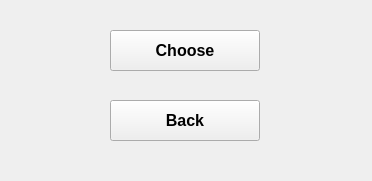
<?xml version="1.0" encoding="UTF-8"?>
<ui version="4.0">
 <class>Form</class>
 <widget class="QWidget" name="Form">
  <property name="geometry">
   <rect>
    <x>0</x>
    <y>0</y>
    <width>372</width>
    <height>181</height>
   </rect>
  </property>
  <property name="minimumSize">
   <size>
    <width>372</width>
    <height>181</height>
   </size>
  </property>
  <property name="maximumSize">
   <size>
    <width>372</width>
    <height>181</height>
   </size>
  </property>
  <property name="windowTitle">
   <string>CNC_UI</string>
  </property>
  <widget class="QPushButton" name="add_btn">
   <property name="geometry">
    <rect>
     <x>110</x>
     <y>30</y>
     <width>150</width>
     <height>41</height>
    </rect>
   </property>
   <property name="font">
    <font>
     <family>Arial</family>
     <pointsize>12</pointsize>
     <weight>75</weight>
     <bold>true</bold>
    </font>
   </property>
   <property name="text">
    <string>Choose</string>
   </property>
  </widget>
  <widget class="QPushButton" name="back_btn">
   <property name="geometry">
    <rect>
     <x>110</x>
     <y>100</y>
     <width>150</width>
     <height>41</height>
    </rect>
   </property>
   <property name="font">
    <font>
     <family>Arial</family>
     <pointsize>12</pointsize>
     <weight>75</weight>
     <bold>true</bold>
    </font>
   </property>
   <property name="text">
    <string>Back</string>
   </property>
  </widget>
 </widget>
 <resources/>
 <connections/>
</ui>
